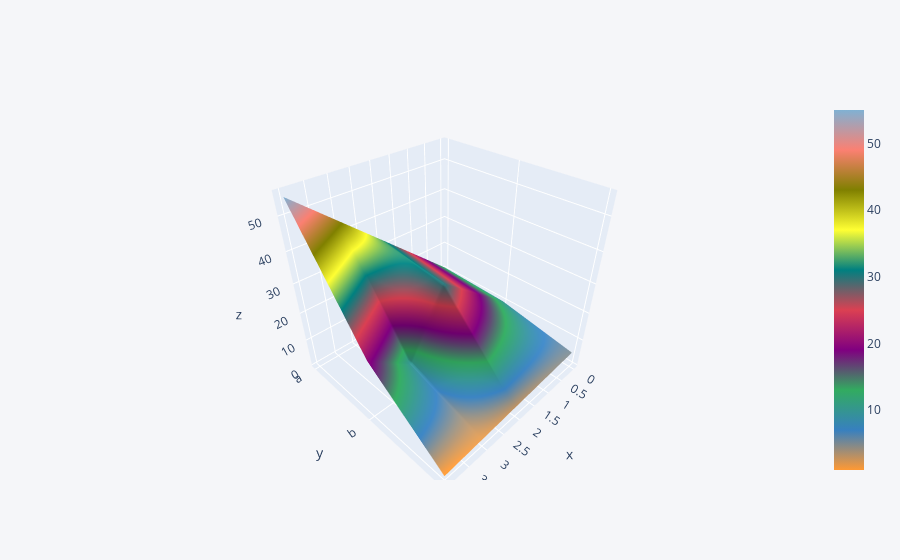

The cell this chart's notebook holds for it:
### Code cell
dataset3.iplot(kind='surface')

### Figure 1 — Plotly figure (JSON) as saved in the notebook; plotly's stock layout.template omitted (floating-point values rounded to 4 significant figures)
{"data": [{"y": ["a", "b", "c"], "x": [0, 1, 2, 3, 4], "z": [[11, 22, 33, 44, 55], [10, 20, 30, 10, 20], [5, 4, 3, 2, 1]], "type": "surface", "colorscale": [[0, "rgb(255, 153, 51)"], [0.1111, "rgb(55, 128, 191)"], [0.2222, "rgb(50, 171, 96)"], [0.3333, "rgb(128, 0, 128)"], [0.4444, "rgb(219, 64, 82)"], [0.5556, "rgb(0, 128, 128)"], [0.6667, "rgb(255, 255, 51)"], [0.7778, "rgb(128, 128, 0)"], [0.8889, "rgb(251, 128, 114)"], [1, "rgb(128, 177, 211)"]]}], "layout": {"title": {"font": {"color": "#4D5663"}}, "paper_bgcolor": "#F5F6F9", "plot_bgcolor": "#F5F6F9", "yaxis": {"tickfont": {"color": "#4D5663"}, "zerolinecolor": "#E1E5ED", "title": {"text": "", "font": {"color": "#4D5663"}}, "gridcolor": "#E1E5ED", "showgrid": true}, "xaxis": {"tickfont": {"color": "#4D5663"}, "zerolinecolor": "#E1E5ED", "title": {"text": "", "font": {"color": "#4D5663"}}, "gridcolor": "#E1E5ED", "showgrid": true}, "legend": {"bgcolor": "#F5F6F9", "font": {"color": "#4D5663"}}}}
